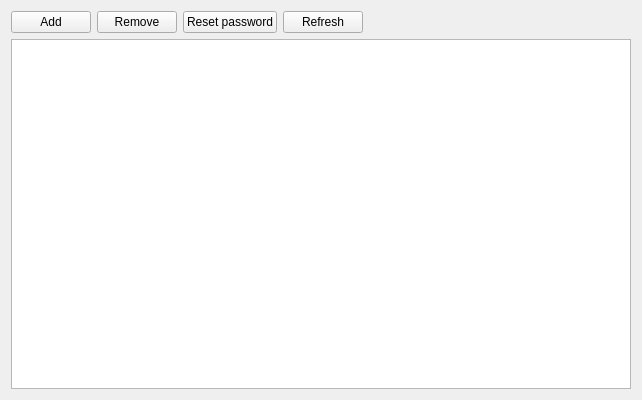
<?xml version="1.0" encoding="UTF-8"?>
<ui version="4.0">
 <class>UserManagerForm</class>
 <widget class="QWidget" name="UserManagerForm">
  <property name="geometry">
   <rect>
    <x>0</x>
    <y>0</y>
    <width>642</width>
    <height>400</height>
   </rect>
  </property>
  <property name="windowTitle">
   <string>Form</string>
  </property>
  <layout class="QFormLayout" name="formLayout">
   <item row="0" column="0" colspan="2">
    <layout class="QVBoxLayout" name="verticalLayout">
     <item>
      <layout class="QHBoxLayout" name="horizontalLayout">
       <item>
        <widget class="QPushButton" name="add_user_pushButton">
         <property name="text">
          <string>Add</string>
         </property>
        </widget>
       </item>
       <item>
        <widget class="QPushButton" name="remove_pushButton">
         <property name="text">
          <string>Remove</string>
         </property>
        </widget>
       </item>
       <item>
        <widget class="QPushButton" name="reset_password_pushButton">
         <property name="text">
          <string>Reset password</string>
         </property>
        </widget>
       </item>
       <item>
        <widget class="QPushButton" name="refresh_pushButton">
         <property name="text">
          <string>Refresh</string>
         </property>
        </widget>
       </item>
       <item>
        <spacer name="horizontalSpacer">
         <property name="orientation">
          <enum>Qt::Horizontal</enum>
         </property>
         <property name="sizeHint" stdset="0">
          <size>
           <width>40</width>
           <height>20</height>
          </size>
         </property>
        </spacer>
       </item>
      </layout>
     </item>
     <item>
      <widget class="QTableView" name="users_tableView">
       <property name="editTriggers">
        <set>QAbstractItemView::NoEditTriggers</set>
       </property>
       <property name="alternatingRowColors">
        <bool>false</bool>
       </property>
       <property name="selectionMode">
        <enum>QAbstractItemView::SingleSelection</enum>
       </property>
       <property name="selectionBehavior">
        <enum>QAbstractItemView::SelectRows</enum>
       </property>
       <property name="sortingEnabled">
        <bool>true</bool>
       </property>
       <attribute name="horizontalHeaderMinimumSectionSize">
        <number>5</number>
       </attribute>
       <attribute name="horizontalHeaderDefaultSectionSize">
        <number>140</number>
       </attribute>
       <attribute name="horizontalHeaderShowSortIndicator" stdset="0">
        <bool>true</bool>
       </attribute>
       <attribute name="horizontalHeaderStretchLastSection">
        <bool>true</bool>
       </attribute>
       <attribute name="verticalHeaderVisible">
        <bool>true</bool>
       </attribute>
      </widget>
     </item>
    </layout>
   </item>
  </layout>
 </widget>
 <resources/>
 <connections/>
</ui>
